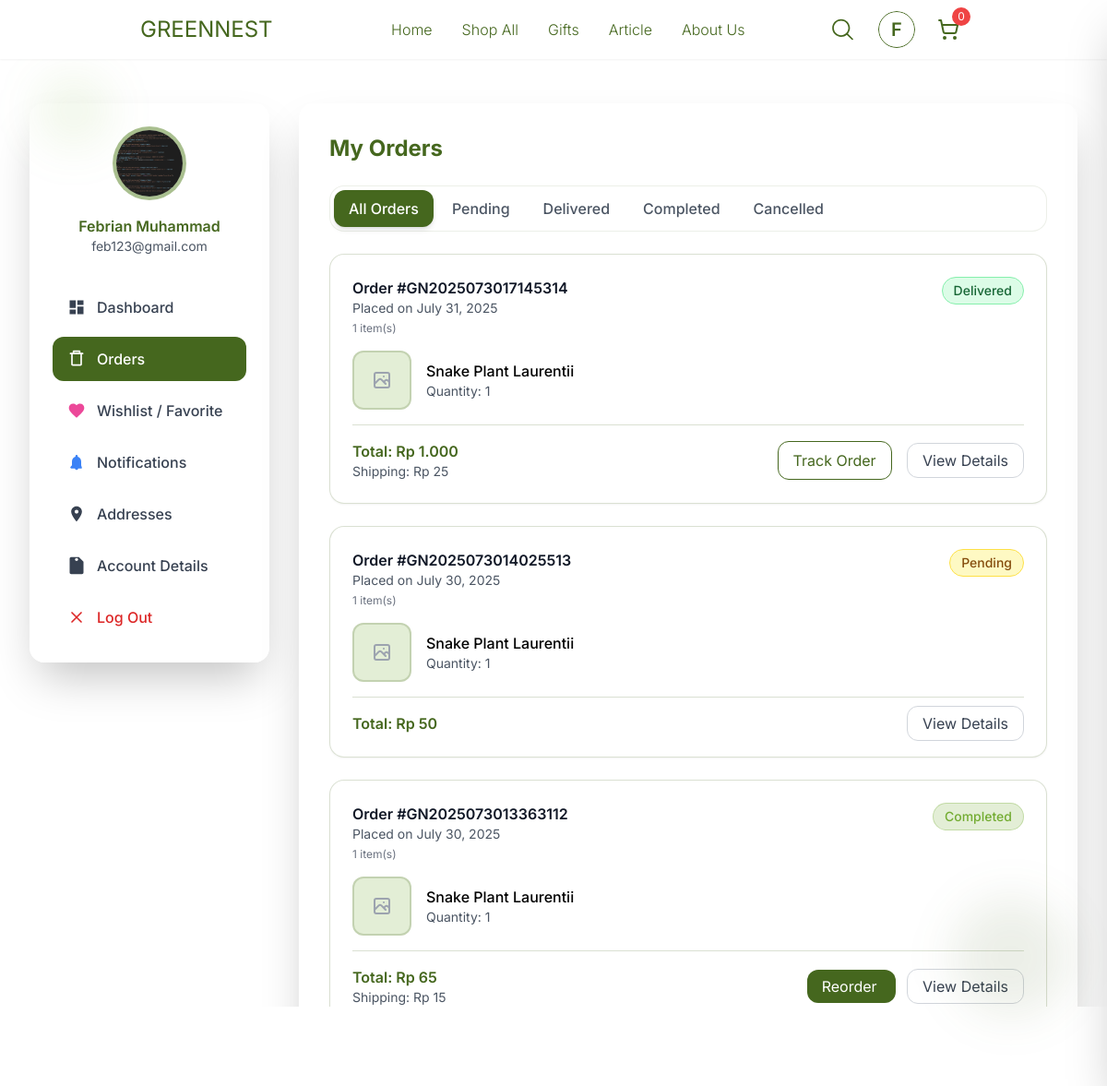
/pengaturan.php?tab=orders (signed in), run on the app's committed database.
### tables this page shows
CREATE TABLE `users` (
  `id` int NOT NULL,
  `name` varchar(100) DEFAULT NULL,
  `email` varchar(100) DEFAULT NULL,
  `password` varchar(255) DEFAULT NULL,
  `phone` varchar(20) DEFAULT NULL,
  `created_at` datetime DEFAULT NULL,
  `updated_at` datetime DEFAULT NULL,
  `profile_image` varchar(255) DEFAULT NULL,
  `is_admin` int DEFAULT '0'
);

CREATE TABLE `orders` (
  `id` int NOT NULL,
  `user_id` int DEFAULT NULL,
  `order_date` datetime DEFAULT NULL,
  `status` enum('pending','paid','shipped','delivered','completed','cancelled') DEFAULT NULL,
  `total_amount` decimal(10,2) DEFAULT NULL,
  `shipping_cost` decimal(10,2) DEFAULT '0.00',
  `payment_method` enum('transfer','ewallet','cod') DEFAULT NULL,
  `bukti_pembayaran` varchar(255) DEFAULT NULL,
  `shipping_address` text,
  `tracking_number` varchar(100) DEFAULT NULL,
  `created_at` datetime DEFAULT NULL
);

### component/cart-sidebar.php (called while the page is built, shortened)
<?php
$userId = $_SESSION['user_id'] ?? 0;
?>

### pengaturan.php (shortened to what this page needs)
<?php
require_once 'config/db.php';
$userId = $_SESSION['user_id'];
$userNotFound = false;
if (!isset($activeTab)) {
  $activeTab = isset($_GET['tab']) ? $_GET['tab'] : 'dashboard';
}
$userQuery = $conn->prepare("SELECT * FROM users WHERE id = ?");
$userQuery->bind_param('i', $userId);
$userQuery->execute();
$userResult = $userQuery->get_result();
$userData = $userResult->fetch_assoc();
?>
  <!DOCTYPE html>
<html lang="en">
  <head>
    <link rel="stylesheet" href="./src/output.css" />
    <link rel="stylesheet" href="./src/style.css" />
  </head>
  <body class="min-h-screen bg-white">
    <?php include('component/navbar.php'); ?>
    <div class="max-w-7xl mx-auto px-4 sm:px-6 lg:px-8 py-8">
      <div class="grid grid-cols-1 lg:grid-cols-4 gap-8 mt-20">
        <div class="lg:col-span-1">
          <div class="bg-white/80 backdrop-blur-md rounded-2xl shadow-2xl p-6 border border-white/20 sticky top-24">
            <div class="text-center mb-8">
              <?php if ($userNotFound): ?>
                <div class="mb-4 text-red-600">Data user tidak ditemukan di database.</div>
                <div class="w-20 h-20 bg-secondary/30 rounded-full flex items-center justify-center mx-auto mb-4 border-4 border-primary/30">
                  <span class="text-2xl font-bold text-white">?</span>
                </div>
                <h3 class="font-semibold text-primary">Belum diisi</h3>
                <p class="text-sm text-gray-600">Belum diisi</p>
              <?php else: ?>
                <div class="w-20 h-20 bg-secondary/30 rounded-full flex items-center justify-center mx-auto mb-4 border-4 border-primary/30 relative group cursor-pointer" id="profileImageWrapper">
                  <?php
                    if (!empty($userData['profile_image'])) {
                      echo '<img src="' . htmlspecialchars($userData['profile_image']) . '" alt="Foto Profil" class="w-full h-full object-cover rounded-full transition duration-200 group-hover:brightness-75" id="profileImage" />';
                    }
                  ?>
                </div>
                <h3 class="font-semibold text-primary">
                  <?php echo (isset($userData['name']) && $userData['name']) ? htmlspecialchars($userData['name']) : 'Belum diisi'; ?>
                </h3>
                <p class="text-sm text-gray-600">
                  <?php echo (isset($userData['email']) && $userData['email']) ? htmlspecialchars($userData['email']) : 'Belum diisi'; ?>
                </p>
              <?php endif; ?>
            </div>
            <nav class="space-y-2">
              <a href="?tab=dashboard" id="nav-dashboard" class="nav-item w-full flex items-center text-left px-4 py-3 rounded-xl <?php echo $activeTab === 'dashboard' ? 'bg-primary text-white' : 'text-gray-700 hover:bg-secondary/10 hover:text-secondary'; ?> font-medium transition-all duration-300">
                <svg class="w-5 h-5 mr-3" fill="currentColor" viewBox="0 0 24 24">
                  <path d="M3 13h8V3H3v10zm0 8h8v-6H3v6zm10 0h8V11h-8v10zm0-18v6h8V3h-8z" />
                </svg>
                Dashboard
              </a>
              <a href="?tab=orders" id="nav-orders" class="nav-item w-full flex items-center text-left px-4 py-3 rounded-xl <?php echo $activeTab === 'orders' ? 'bg-primary text-white' : 'text-gray-700 hover:bg-secondary/10 hover:text-secondary'; ?> font-medium transition-all duration-300">
                <svg class="w-5 h-5 mr-3" fill="currentColor" viewBox="0 0 24 24">
                  <path d="M7 4V2C7 1.45 7.45 1 8 1H16C16.55 1 17 1.45 17 2V4H20C20.55 4 21 4.45 21 5S20.55 6 20 6H19V19C19 20.1 18.1 21 17 21H7C5.9 21 5 20.1 5 19V6H4C3.45 6 3 5.55 3 5S3.45 4 4 4H7ZM9 3V4H15V3H9ZM7 6V19H17V6H7Z" />
                </svg>
                Orders
              </a>
              <a href="?tab=wishlist" id="nav-wishlist" class="nav-item w-full flex items-center text-left px-4 py-3 rounded-xl <?php echo $activeTab === 'wishlist' ? 'bg-primary text-white' : 'text-gray-700 hover:bg-pink-100 hover:text-pink-600'; ?> font-medium transition-all duration-300">
                <svg class="w-5 h-5 mr-3 text-pink-500" fill="currentColor" viewBox="0 0 24 24">
                  <path d="M12 21.35l-1.45-1.32C5.4 15.36 2 12.28 2 8.5 2 5.42 4.42 3 7.5 3c1.74 0 3.41 0.81 4.5 2.09C13.09 3.81 14.76 3 16.5 3 19.58 3 22 5.42 22 8.5c0 3.78-3.4 6.86-8.55 11.54L12 21.35z" />
                </svg>
                Wishlist / Favorite
              </a>
              <a href="?tab=notifications" id="nav-notifications" class="nav-item w-full flex items-center text-left px-4 py-3 rounded-xl <?php echo $activeTab === 'notifications' ? 'bg-primary text-white' : 'text-gray-700 hover:bg-blue-100 hover:text-blue-600'; ?> font-medium transition-all duration-300">
                <svg class="w-5 h-5 mr-3 text-blue-500" fill="currentColor" viewBox="0 0 24 24">
                  <path d="M12 22c1.1 0 2-.9 2-2h-4a2 2 0 002 2zm6-6V11c0-3.07-1.63-5.64-4.5-6.32V4a1.5 1.5 0 00-3 0v0.68C7.63 5.36 6 7.92 6 11v5l-1.29 1.29A1 1 0 006 20h12a1 1 0 00.71-1.71L18 16z" />
                </svg>
                Notifications
              </a>
              <a href="?tab=addresses" id="nav-addresses" class="nav-item w-full flex items-center text-left px-4 py-3 rounded-xl <?php echo $activeTab === 'addresses' ? 'bg-primary text-white' : 'text-gray-700 hover:bg-secondary/10 hover:text-secondary'; ?> font-medium transition-all duration-300">
                <svg class="w-5 h-5 mr-3" fill="currentColor" viewBox="0 0 24 24">
                  <path d="M12 2C8.13 2 5 5.13 5 9C5 14.25 12 22 12 22S19 14.25 19 9C19 5.13 15.87 2 12 2ZM12 11.5C10.62 11.5 9.5 10.38 9.5 9S10.62 6.5 12 6.5S14.5 7.62 14.5 9S13.38 11.5 12 11.5Z" />
                </svg>
                Addresses
              </a>
              <a href="?tab=details" id="nav-details" class="nav-item w-full flex items-center text-left px-4 py-3 rounded-xl <?php echo $activeTab === 'details' ? 'bg-primary text-white' : 'text-gray-700 hover:bg-secondary/10 hover:text-secondary'; ?> font-medium transition-all duration-300">
                <svg class="w-5 h-5 mr-3" fill="currentColor" viewBox="0 0 24 24">
                  <path d="M12 2C13.1 2 14 2.9 14 4C14 5.1 13.1 6 12 6C10.9 6 10 5.1 10 4C10 2.9 10.9 2 12 2ZM21 9V7L15 1H5C3.89 1 3 1.89 3 3V21C3 22.11 3.89 23 5 23H19C20.11 23 21 22.11 21 21V9Z" />
                </svg>
                Account Details
              </a>
              <a href="logout.php" class="nav-item w-full flex items-center text-left px-4 py-3 rounded-xl text-red-600 hover:bg-red-50 font-medium transition-all duration-300 mt-2">
                <svg class="w-5 h-5 mr-3 flex-shrink-0" fill="currentColor" viewBox="0 0 24 24">
                  <path d="M6 18L18 6M6 6l12 12" stroke="currentColor" stroke-width="2" stroke-linecap="round" stroke-linejoin="round" />
                </svg>
                Log Out
              </a>
            </nav>
          </div>
        </div>
        <div class="lg:col-span-3">
          <?php include('./component/orders.php'); ?>
        </div>
      </div>
    </div>
    <div class="fixed top-20 left-10 w-20 h-20 bg-secondary/10 rounded-full blur-xl animate-pulse"></div>
    <div class="fixed bottom-20 right-10 w-32 h-32 bg-primary/10 rounded-full blur-xl animate-pulse" style="animation-delay: 2s"></div>
  </body>
</html>

### component/orders.php (shortened to what this page needs)
<?php
$statusFilter = isset($_GET['status']) ? $_GET['status'] : 'all';
$ordersQuery = "
    SELECT o.*,
           COUNT(oi.id) as total_items,
           GROUP_CONCAT(p.name SEPARATOR ', ') as product_names,
           GROUP_CONCAT(pi.image_url SEPARATOR ', ') as product_images
    FROM orders o
    LEFT JOIN order_items oi ON o.id = oi.order_id
    LEFT JOIN products p ON oi.product_id = p.id
    LEFT JOIN product_images pi ON p.id = pi.product_id AND pi.is_main = 1
    WHERE o.user_id = ?";
$ordersQuery .= " GROUP BY o.id ORDER BY o.order_date DESC";
$ordersStmt = $conn->prepare($ordersQuery);
$ordersStmt->bind_param('i', $userId);
$ordersStmt->execute();
$ordersResult = $ordersStmt->get_result();
$orders = [];
while ($row = $ordersResult->fetch_assoc()) {
    $orders[] = $row;
}
function getStatusDisplay($status) {
    $statusMap = [
        'pending' => ['text' => 'Pending', 'class' => 'bg-yellow-100 text-yellow-800 border-yellow-300'],
        'paid' => ['text' => 'Paid', 'class' => 'bg-blue-100 text-blue-800 border-blue-300'],
        'shipped' => ['text' => 'Delivered', 'class' => 'bg-green-100 text-green-800 border-green-300'],
        'delivered' => ['text' => 'Delivered', 'class' => 'bg-green-100 text-green-800 border-green-300'],
        'completed' => ['text' => 'Completed', 'class' => 'bg-secondary/20 text-secondary border-secondary/30'],
        'cancelled' => ['text' => 'Cancelled', 'class' => 'bg-red-100 text-red-800 border-red-300']
    ];
    return $statusMap[$status] ?? ['text' => ucfirst($status), 'class' => 'bg-gray-100 text-gray-800 border-gray-300'];
}
function formatOrderDate($date) {
    return date('F j, Y', strtotime($date));
}
function formatRupiah($amount) {
    return 'Rp ' . number_format($amount, 0, ',', '.');
}
?>
<div id="content-orders" class="content-section <?php echo $activeTab !== 'orders' ? 'hidden' : ''; ?>">
  <div class="bg-white/80 backdrop-blur-md rounded-2xl shadow-2xl p-8 border border-white/20">
    <h2 class="text-2xl font-bold text-primary mb-6">My Orders</h2>
    <div class="flex flex-wrap space-x-1 mb-6 bg-white/70 p-1 rounded-2xl border border-primary/10">
      <a href="?status=all#orders"
         class="px-4 py-2 rounded-xl font-medium transition-all duration-300 <?php echo $statusFilter === 'all' ? 'bg-primary text-white shadow-md' : 'text-gray-600 hover:bg-secondary/10'; ?>">
        All Orders
      </a>
      <a href="pengaturan.php?tab=orders&status=pending"
         class="px-4 py-2 rounded-xl font-medium transition-all duration-300 <?php echo $statusFilter === 'pending' ? 'bg-primary text-white shadow-md' : 'text-gray-600 hover:bg-secondary/10'; ?>">
        Pending
      </a>
      <a href="pengaturan.php?tab=orders&status=delivered"
         class="px-4 py-2 rounded-xl font-medium transition-all duration-300 <?php echo $statusFilter === 'delivered' ? 'bg-primary text-white shadow-md' : 'text-gray-600 hover:bg-secondary/10'; ?>">
        Delivered
      </a>
      <a href="pengaturan.php?tab=orders&status=completed"
         class="px-4 py-2 rounded-xl font-medium transition-all duration-300 <?php echo $statusFilter === 'completed' ? 'bg-primary text-white shadow-md' : 'text-gray-600 hover:bg-secondary/10'; ?>">
        Completed
      </a>
      <a href="pengaturan.php?tab=orders&status=cancelled"
         class="px-4 py-2 rounded-xl font-medium transition-all duration-300 <?php echo $statusFilter === 'cancelled' ? 'bg-primary text-white shadow-md' : 'text-gray-600 hover:bg-secondary/10'; ?>">
        Cancelled
      </a>
    </div>
    <div class="space-y-6">
      <?php if (empty($orders)): ?>
        <div class="text-center py-12">
          <div class="text-gray-400 mb-4">
            <svg class="w-16 h-16 mx-auto" fill="none" stroke="currentColor" viewBox="0 0 24 24">
              <path stroke-linecap="round" stroke-linejoin="round" stroke-width="2" d="M16 11V7a4 4 0 00-8 0v4M5 9h14l1 12H4L5 9z"></path>
            </svg>
          </div>
          <h3 class="text-lg font-medium text-gray-600 mb-2">No Orders Found</h3>
          <p class="text-gray-500">You haven't placed any orders yet.</p>
        </div>
      <?php else: ?>
        <?php foreach ($orders as $order): ?>
          <?php
            $statusInfo = getStatusDisplay($order['status']);
            $productImages = array_filter(explode(', ', $order['product_images'] ?? ''));
            $productNames = explode(', ', $order['product_names'] ?? '');
          ?>
          <div class="border border-primary/20 rounded-2xl p-6 bg-white/70 shadow-sm">
            <div class="flex justify-between items-start mb-4">
              <div>
                <h3 class="font-semibold text-gray-900">Order #<?php echo $order['tracking_number'] ?? $order['id']; ?></h3>
                <p class="text-sm text-gray-600">Placed on <?php echo formatOrderDate($order['order_date']); ?></p>
                <p class="text-xs text-gray-500 mt-1"><?php echo $order['total_items']; ?> item(s)</p>
              </div>
              <span class="px-3 py-1 <?php echo $statusInfo['class']; ?> rounded-full text-sm font-medium border">
                <?php echo $statusInfo['text']; ?>
              </span>
            </div>
            <div class="space-y-3 mb-4">
              <?php
                $displayProducts = array_slice($productNames, 0, 2);
                foreach ($displayProducts as $index => $productName):
                  $productImage = isset($productImages[$index]) ? $productImages[$index] : '';
              ?>
                <div class="flex items-center">
                  <div class="w-16 h-16 bg-secondary/20 rounded-xl mr-4 border-2 border-primary/20 overflow-hidden">
                    <?php if ($productImage && file_exists($productImage)): ?>
                      <img src="<?php echo htmlspecialchars($productImage); ?>"
                           alt="<?php echo htmlspecialchars($productName); ?>"
                           class="w-full h-full object-cover">
                    <?php else: ?>
                      <div class="w-full h-full flex items-center justify-center">
                      </div>
                    <?php endif; ?>
                  </div>
                  <div class="flex-1">
                    <p class="font-medium"><?php echo htmlspecialchars($productName); ?></p>
                    <p class="text-sm text-gray-600">Quantity: 1</p>
                  </div>
                </div>
              <?php endforeach; ?>
            </div>
            <div class="flex justify-between items-center pt-4 border-t border-primary/20">
              <div>
                <p class="font-semibold text-primary">Total: <?php echo formatRupiah($order['total_amount']); ?></p>
                <?php if ($order['shipping_cost'] > 0): ?>
                  <p class="text-sm text-gray-600">Shipping: <?php echo formatRupiah($order['shipping_cost']); ?></p>
                <?php endif; ?>
              </div>
              <div class="space-x-3">
                <?php if (in_array($order['status'], ['shipped', 'delivered'])): ?>
                  <button class="px-4 py-2 border border-primary text-primary rounded-xl hover:bg-primary/5 transition-colors"
                          onclick="alert('Tracking: <?php echo $order['tracking_number'] ?? 'Not available'; ?>')">
                    Track Order
                  </button>
                <?php endif; ?>
                <?php if ($order['status'] === 'completed'): ?>
                  <a href="product-detail.php?id=<?php echo $order['id']; ?>"
                     class="px-4 py-2 bg-primary text-white rounded-xl hover:bg-primary/90 transition-colors">
                    Reorder
                  </a>
                <?php endif; ?>
                <a href="detail-order-view.php?id=<?php echo $order['id']; ?>"
                   class="px-4 py-2 border border-gray-300 text-gray-700 rounded-xl hover:bg-gray-50 transition-colors">
                  View Details
                </a>
              </div>
            </div>
          </div>
        <?php endforeach; ?>
      <?php endif; ?>
    </div>
  </div>
</div>

### src/style.css (style rules this page uses)
.content-section { transition: all 0.3s ease-in-out; }
.nav-item { transition: all 0.2s ease-in-out; }
.content-section:not(.hidden) { animation: fadeIn 0.3s ease-in-out; }

### data on the page
users: profile_image (picture), name "Febrian Muhammad", email "feb123@gmail.com"
orders: tracking_number "GN2025073017145314", order_date "July 31, 2025", total_items "1", status "Delivered", productName "Snake Plant Laurentii", total_amount "Rp 1.000", shipping_cost "Rp 25"
orders: tracking_number "GN2025073014025513", order_date "July 30, 2025", total_items "1", status "Pending", productName "Snake Plant Laurentii", total_amount "Rp 50"
orders: tracking_number "GN2025073013363112", order_date "July 30, 2025", total_items "1", status "Completed", productName "Snake Plant Laurentii", total_amount "Rp 65", shipping_cost "Rp 15"

### other printed values
getInitial($userName) "F"
$cartCount "0"
